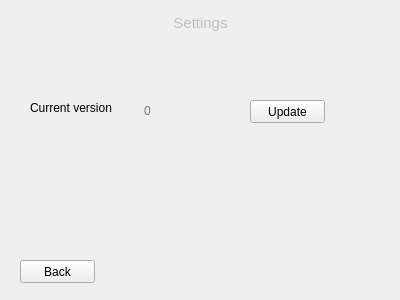
<?xml version="1.0" encoding="UTF-8"?>
<ui version="4.0">
 <class>Form</class>
 <widget class="QWidget" name="Form">
  <property name="geometry">
   <rect>
    <x>0</x>
    <y>0</y>
    <width>400</width>
    <height>300</height>
   </rect>
  </property>
  <property name="windowTitle">
   <string>Form</string>
  </property>
  <widget class="QTextBrowser" name="settings">
   <property name="enabled">
    <bool>false</bool>
   </property>
   <property name="geometry">
    <rect>
     <x>150</x>
     <y>10</y>
     <width>101</width>
     <height>31</height>
    </rect>
   </property>
   <property name="mouseTracking">
    <bool>false</bool>
   </property>
   <property name="acceptDrops">
    <bool>false</bool>
   </property>
   <property name="frameShape">
    <enum>QFrame::NoFrame</enum>
   </property>
   <property name="html">
    <string>&lt;!DOCTYPE HTML PUBLIC &quot;-//W3C//DTD HTML 4.0//EN&quot; &quot;http://www.w3.org/TR/REC-html40/strict.dtd&quot;&gt;
&lt;html&gt;&lt;head&gt;&lt;meta name=&quot;qrichtext&quot; content=&quot;1&quot; /&gt;&lt;style type=&quot;text/css&quot;&gt;
p, li { white-space: pre-wrap; }
&lt;/style&gt;&lt;/head&gt;&lt;body style=&quot; font-family:'MS Shell Dlg 2'; font-size:8.25pt; font-weight:400; font-style:normal;&quot;&gt;
&lt;p align=&quot;center&quot; style=&quot; margin-top:0px; margin-bottom:0px; margin-left:0px; margin-right:0px; -qt-block-indent:0; text-indent:0px;&quot;&gt;&lt;span style=&quot; font-size:11pt;&quot;&gt;Settings&lt;/span&gt;&lt;/p&gt;&lt;/body&gt;&lt;/html&gt;</string>
   </property>
  </widget>
  <widget class="QLabel" name="currentVersionText">
   <property name="geometry">
    <rect>
     <x>30</x>
     <y>100</y>
     <width>101</width>
     <height>16</height>
    </rect>
   </property>
   <property name="text">
    <string>Current version</string>
   </property>
  </widget>
  <widget class="QPushButton" name="backButton">
   <property name="geometry">
    <rect>
     <x>20</x>
     <y>260</y>
     <width>75</width>
     <height>23</height>
    </rect>
   </property>
   <property name="text">
    <string>Back</string>
   </property>
  </widget>
  <widget class="QTextBrowser" name="version">
   <property name="enabled">
    <bool>false</bool>
   </property>
   <property name="geometry">
    <rect>
     <x>140</x>
     <y>100</y>
     <width>101</width>
     <height>31</height>
    </rect>
   </property>
   <property name="frameShape">
    <enum>QFrame::NoFrame</enum>
   </property>
   <property name="markdown">
    <string/>
   </property>
   <property name="html">
    <string>&lt;!DOCTYPE HTML PUBLIC &quot;-//W3C//DTD HTML 4.0//EN&quot; &quot;http://www.w3.org/TR/REC-html40/strict.dtd&quot;&gt;
&lt;html&gt;&lt;head&gt;&lt;meta name=&quot;qrichtext&quot; content=&quot;1&quot; /&gt;&lt;style type=&quot;text/css&quot;&gt;
p, li { white-space: pre-wrap; }
&lt;/style&gt;&lt;/head&gt;&lt;body style=&quot; font-family:'MS Shell Dlg 2'; font-size:8.25pt; font-weight:400; font-style:normal;&quot;&gt;
&lt;p style=&quot;-qt-paragraph-type:empty; margin-top:0px; margin-bottom:0px; margin-left:0px; margin-right:0px; -qt-block-indent:0; text-indent:0px; font-family:'Calibri';&quot;&gt;&lt;br /&gt;&lt;/p&gt;&lt;/body&gt;&lt;/html&gt;</string>
   </property>
   <property name="placeholderText">
    <string>0</string>
   </property>
  </widget>
  <widget class="QPushButton" name="backButton_2">
   <property name="geometry">
    <rect>
     <x>250</x>
     <y>100</y>
     <width>75</width>
     <height>23</height>
    </rect>
   </property>
   <property name="text">
    <string>Update</string>
   </property>
  </widget>
 </widget>
 <resources/>
 <connections/>
</ui>
